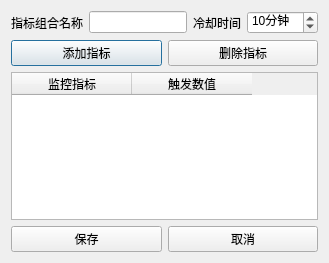
<?xml version="1.0" encoding="UTF-8"?>
<ui version="4.0">
 <class>MonitorCondition</class>
 <widget class="QDialog" name="MonitorCondition">
  <property name="geometry">
   <rect>
    <x>0</x>
    <y>0</y>
    <width>329</width>
    <height>263</height>
   </rect>
  </property>
  <property name="windowTitle">
   <string>盯盘指标</string>
  </property>
  <layout class="QVBoxLayout" name="verticalLayout">
   <item>
    <layout class="QHBoxLayout" name="horizontalLayout_2">
     <item>
      <widget class="QLabel" name="lblGroupName">
       <property name="font">
        <font>
         <family>Helvetica</family>
         <pointsize>9</pointsize>
        </font>
       </property>
       <property name="text">
        <string>指标组合名称</string>
       </property>
      </widget>
     </item>
     <item>
      <widget class="QLineEdit" name="txtGroupName">
       <property name="font">
        <font>
         <family>Helvetica</family>
         <pointsize>9</pointsize>
        </font>
       </property>
       <property name="text">
        <string/>
       </property>
       <property name="placeholderText">
        <string/>
       </property>
      </widget>
     </item>
     <item>
      <widget class="QLabel" name="lblCoolDownTime">
       <property name="font">
        <font>
         <family>Helvetica</family>
        </font>
       </property>
       <property name="text">
        <string>冷却时间</string>
       </property>
      </widget>
     </item>
     <item>
      <widget class="QSpinBox" name="spbCoolDownTime">
       <property name="font">
        <font>
         <family>Helvetica</family>
         <pointsize>9</pointsize>
        </font>
       </property>
       <property name="suffix">
        <string>分钟</string>
       </property>
       <property name="minimum">
        <number>1</number>
       </property>
       <property name="maximum">
        <number>120</number>
       </property>
       <property name="value">
        <number>10</number>
       </property>
      </widget>
     </item>
    </layout>
   </item>
   <item>
    <layout class="QHBoxLayout" name="horizontalLayout">
     <item>
      <widget class="QPushButton" name="btnAddItem">
       <property name="font">
        <font>
         <family>Helvetica</family>
         <pointsize>9</pointsize>
        </font>
       </property>
       <property name="text">
        <string>添加指标</string>
       </property>
      </widget>
     </item>
     <item>
      <widget class="QPushButton" name="btnDeleteItem">
       <property name="font">
        <font>
         <family>Helvetica</family>
         <pointsize>9</pointsize>
        </font>
       </property>
       <property name="text">
        <string>删除指标</string>
       </property>
      </widget>
     </item>
    </layout>
   </item>
   <item>
    <widget class="QTableWidget" name="tblMonitorItems">
     <attribute name="horizontalHeaderMinimumSectionSize">
      <number>120</number>
     </attribute>
     <attribute name="horizontalHeaderDefaultSectionSize">
      <number>120</number>
     </attribute>
     <attribute name="verticalHeaderDefaultSectionSize">
      <number>25</number>
     </attribute>
     <column>
      <property name="text">
       <string>监控指标</string>
      </property>
     </column>
     <column>
      <property name="text">
       <string>触发数值</string>
      </property>
     </column>
    </widget>
   </item>
   <item>
    <layout class="QHBoxLayout" name="horizontalLayout_4">
     <item>
      <widget class="QPushButton" name="btnSave">
       <property name="font">
        <font>
         <family>Helvetica</family>
        </font>
       </property>
       <property name="text">
        <string>保存</string>
       </property>
      </widget>
     </item>
     <item>
      <widget class="QPushButton" name="btnDiscard">
       <property name="font">
        <font>
         <family>Helvetica</family>
        </font>
       </property>
       <property name="text">
        <string>取消</string>
       </property>
      </widget>
     </item>
    </layout>
   </item>
  </layout>
 </widget>
 <resources/>
 <connections>
  <connection>
   <sender>btnSave</sender>
   <signal>clicked()</signal>
   <receiver>MonitorCondition</receiver>
   <slot>save_changes()</slot>
   <hints>
    <hint type="sourcelabel">
     <x>63</x>
     <y>235</y>
    </hint>
    <hint type="destinationlabel">
     <x>65</x>
     <y>256</y>
    </hint>
   </hints>
  </connection>
  <connection>
   <sender>btnDiscard</sender>
   <signal>clicked()</signal>
   <receiver>MonitorCondition</receiver>
   <slot>discard_changes()</slot>
   <hints>
    <hint type="sourcelabel">
     <x>188</x>
     <y>237</y>
    </hint>
    <hint type="destinationlabel">
     <x>186</x>
     <y>254</y>
    </hint>
   </hints>
  </connection>
  <connection>
   <sender>btnAddItem</sender>
   <signal>clicked()</signal>
   <receiver>MonitorCondition</receiver>
   <slot>add_condition_item()</slot>
   <hints>
    <hint type="sourcelabel">
     <x>87</x>
     <y>52</y>
    </hint>
    <hint type="destinationlabel">
     <x>93</x>
     <y>32</y>
    </hint>
   </hints>
  </connection>
  <connection>
   <sender>btnDeleteItem</sender>
   <signal>clicked()</signal>
   <receiver>MonitorCondition</receiver>
   <slot>delete_condition_item()</slot>
   <hints>
    <hint type="sourcelabel">
     <x>204</x>
     <y>46</y>
    </hint>
    <hint type="destinationlabel">
     <x>235</x>
     <y>50</y>
    </hint>
   </hints>
  </connection>
 </connections>
 <slots>
  <slot>save_changes()</slot>
  <slot>discard_changes()</slot>
  <slot>add_condition_item()</slot>
  <slot>delete_condition_item()</slot>
 </slots>
</ui>
